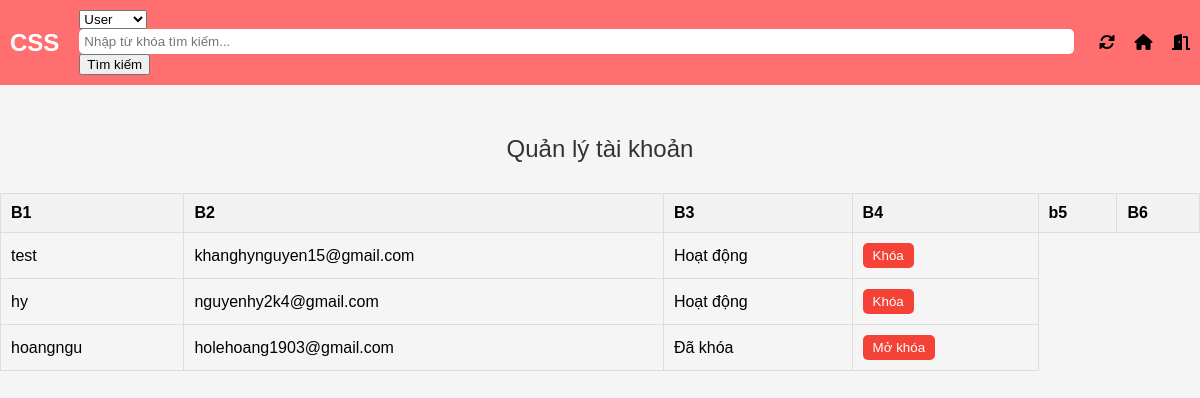
Page /admin/khoataikhoan.php (signed in) on the committed database.
### tables this page shows
CREATE TABLE IF NOT EXISTS `user` (
  `ID` int NOT NULL AUTO_INCREMENT,
  `username` varchar(50) DEFAULT NULL,
  `password` varchar(255) DEFAULT NULL,
  `fullname` varchar(100) DEFAULT NULL,
  `birthday` date DEFAULT NULL,
  `email` varchar(255) DEFAULT NULL,
  `sdt` int DEFAULT NULL,
  `address` varchar(255) DEFAULT NULL,
  `status` varchar(20) DEFAULT '1',
  PRIMARY KEY (`ID`),
  UNIQUE KEY `username` (`username`)
);

### admin/khoataikhoan.php (the view, shortened to what this page needs)
<!DOCTYPE html>
<html lang="vi">
<head>
    <link rel="stylesheet" href="https://cdnjs.cloudflare.com/ajax/libs/font-awesome/6.0.0-beta3/css/all.min.css">
</head>
<body>
    <div class="header">
        <div class="logo">CSS</div>
        <div class="search-bar">
            <form method="GET" action="">
                <select name="search_type">
                    <option value="user">User</option>
                </select>
                <input type="text" name="search" placeholder="Nhập từ khóa tìm kiếm...">
                <button type="submit">Tìm kiếm</button>
            </form>
        </div>
        <div class="icons">
            <a href="khoataikhoan.php"><i class="fas fa-sync-alt icon"></i></a>
            <a href="../test.php"><i class="fas fa-home"></i></a>
            <a href="unset.php"><i class="fa-solid fa-door-open"></i></a>
        </div>
    </div>
    <div class="container">
        <div class="message">Quản lý tài khoản</div>
        <div class="user-list">
            <table>
                <thead>
                    <tr>
                        <th>B1</th>
                        <th>B2</th>
                        <th>B3</th>
                        <th>B4</th>
                        <th>b5</th>
                        <th>B6</th>
                    </tr>
                </thead>
                <tbody>
                    <?php
                        $conn = connect_db();
                        $search_type = isset($_GET['search_type']) ? $_GET['search_type'] : "user";
                        $search_value = isset($_GET['search']) ? $_GET['search'] : "";
                        if ($search_type === "user") {
                            $sql = "SELECT ID, username, email, status FROM user WHERE username LIKE ? AND ID != 1";
                            $stmt = $conn->prepare($sql);
                            $search_param = "%" . $search_value . "%";
                            $stmt->bind_param("s", $search_param);
                            $stmt->execute();
                            $result = $stmt->get_result();
                            if ($result->num_rows > 0) {
                                while($row = $result->fetch_assoc()) {
                                    echo "<tr>
                                        <td>{$row['username']}</td>
                                        <td>{$row['email']}</td>
                                        <td>" . ($row['status'] ? 'Hoạt động' : 'Đã khóa') . "</td>
                                        <td>
                                            <form method='POST' action='khoataikhoan.php'>
                                                <input type='hidden' name='user_username' value='{$row['ID']}'>
                                                <button type='submit' class='lock-btn'>" . ($row['status'] ? 'Khóa' : 'Mở khóa') . "</button>
                                            </form>
                                        </td>
                                    </tr>";
                                }
                            } else {
                                echo "<tr><td colspan='4'>Không có tài khoản nào phù hợp.</td></tr>";
                            }
                        }
                            ?>
                </tbody>
            </table>
        </div>
    </div>
</body>
</html>

### admin/khoataikhoan.php (style rules this page uses)
body { font-family: Arial, sans-serif; background-color: #f5f5f5; margin: 0; padding: 0; }
.header { background-color: #ff6f6f; padding: 10px; display: flex; justify-content: space-between; align-items: center; color: white; }
.header .logo { font-size: 24px; font-weight: bold; }
.header .search-bar { flex-grow: 1; margin: 0 20px; }
.header .search-bar input { width: 100%; padding: 5px; border: none; border-radius: 5px; }
.header .icons i { margin-left: 15px; cursor: pointer; }
.container { text-align: center; margin-top: 50px; }
.message { font-size: 24px; color: #333; }
.user-list { margin-top: 30px; text-align: left; }
.user-list table { width: 100%; border-collapse: collapse; }
.user-list th, .user-list td { padding: 10px; border: 1px solid #ddd; }
.user-list th { background-color: #f2f2f2; }
.lock-btn { background-color: #f44336; color: white; border: none; padding: 5px 10px; cursor: pointer; border-radius: 5px; }
.icons > a { text-decoration: none; color: black; font-weight: bold; width: 100px; height: 30px; }

### rows in the picture
user: username "test", email "khanghynguyen15@gmail.com", status "Hoạt động"
user: username "hy", email "nguyenhy2k4@gmail.com", status "Hoạt động"
user: username "hoangngu", email "holehoang1903@gmail.com", status "Đã khóa"
